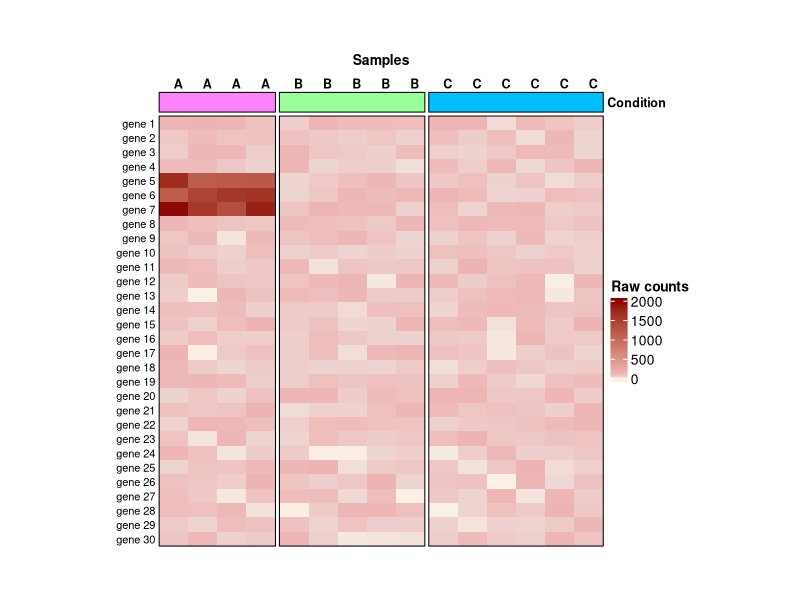
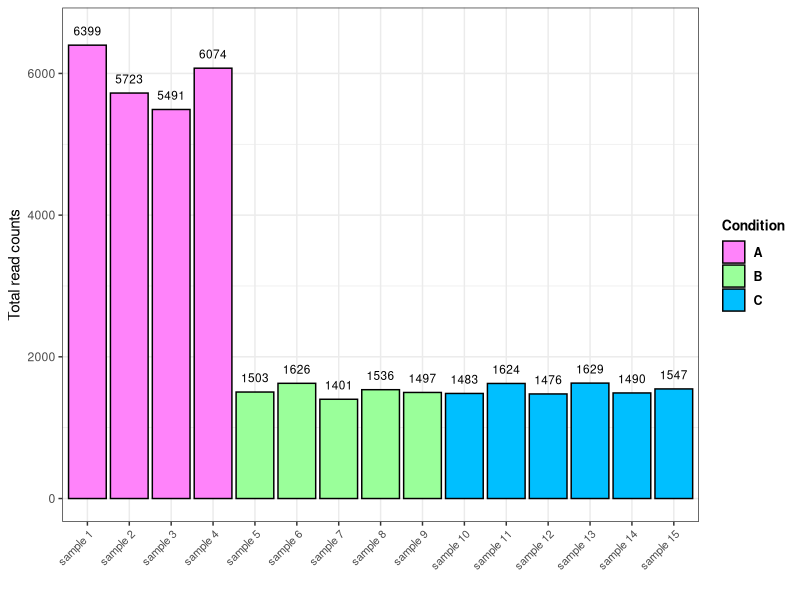

Write R code to recreate these figures, in order.
## ---- chunk 1

library(ComplexHeatmap)
library(circlize)

## 15 samples across 3 conditions 
conditions <- rep(c("A", "B", "C"), c(4, 5, 6))

## Raw counts for 30 genes across the 15 samples
expr <- matrix(data = sample(c(1:100), replace = T, size = 450), nrow = 30)
colnames(expr) <- conditions
rownames(expr) <- paste("gene", 1:30)

## Introduce 3 highly-expressed genes in condition A only
expr[c("gene 5", "gene 6", "gene 7"), 1:4] <- sample(c(1000:2000), replace = T, size = 12)


## Plot
col_anno <- HeatmapAnnotation(
  Condition = anno_block(gp = gpar(fill = c("orchid1", "palegreen1", "deepskyblue1"), col = "black"), show_name = T), 
  annotation_name_gp =  gpar(fontsize = 9, fontface = "bold"))

Heatmap(expr,
        name = "Raw counts", 
        top_annotation = col_anno, 
        cluster_rows = FALSE,
        cluster_columns = FALSE,
        col = colorRamp2(c(1, 10, 100, 2000), c("linen", "mistyrose2", "rosybrown2", "darkred")),
        column_split = conditions,
        border = TRUE,
        show_row_names = TRUE,
        column_title = "Samples",
        column_title_gp = gpar(fontsize = 10, fontface = "bold"),
        column_names_side = "top",
        column_names_gp = gpar(fontsize = 9, fontface = "bold"),
        row_names_gp = gpar(fontsize = 8),
        row_names_side = "left",
        column_names_rot = 0,
        heatmap_width = unit(12.5, "cm"),
        heatmap_height = unit(12.5, "cm")
)
## ---- chunk 2


pvals_A_vs_B <- vector()
pvals_A_vs_C <- vector()
pvals_B_vs_C <- vector()

tstats_A_vs_B <- vector()
tstats_A_vs_C <- vector()
tstats_B_vs_C <- vector()

for(i in 1:nrow(expr)){
  
## t-test for gene expr in A vs B
A_vs_B_expr <- expr[i, colnames(expr) %in% c("A", "B")]
formula <- A_vs_B_expr ~ Condition
results_A_vs_B <- t.test(formula = formula, data = data.frame("Condition" = conditions[conditions %in% c("A", "B")]))

## t-test for gene expr in A vs C
A_vs_C_expr <- expr[i, colnames(expr) %in% c("A", "C")]
formula <- A_vs_C_expr ~ Condition
results_A_vs_C <- t.test(formula = formula, data = data.frame("Condition" = conditions[conditions %in% c("A", "C")]))

## t-test for gene expr in B vs C
B_vs_C_expr <- expr[i, colnames(expr) %in% c("B", "C")]
formula <- B_vs_C_expr ~ Condition
results_B_vs_C <- t.test(formula = formula, data = data.frame("Condition" = conditions[conditions %in% c("B", "C")]))


}

## Plot t-stats (expression change size)

## ---- chunk 3
library(ggplot2)

## Sample library sizes
library_sizes <- data.frame("lib_size" = apply(expr, 2, sum),
                            "sample" = paste("sample", 1:15),
                            "Condition" = conditions)

## Order samples for plotting
library_sizes$sample <- factor(library_sizes$sample, levels = unique(library_sizes$sample))

## Bar plot
ggplot(data = library_sizes, aes(x = sample, y = lib_size, fill = Condition)) + 
  geom_bar(stat = "identity", colour = "black") + 
  geom_text(aes(y = lib_size + 200, label = lib_size), size = 3) +
  theme_bw() + 
  labs(x = "", y = "Total read counts") + 
  scale_fill_manual(values = c("A" = "orchid1", "B" = "palegreen1", "C" = "deepskyblue1")) +
  theme(axis.text.x = element_text(size = 8, angle = 45, hjust = 1), 
        legend.title = element_text(face = "bold", size = 10), 
        legend.text = element_text(face = "bold", size = 9))


## ---- chunk 4

## Create pool of reads per gene in each sample
reads_per_gene_per_sample <- apply(expr, 2, function(sample) {rep(rownames(expr), sample)})

## Randomly select 1000 reads per sample
reads_sample <- lapply(reads_per_gene_per_sample, function(sample) {sample(sample, size = 1000, replace = FALSE)})
